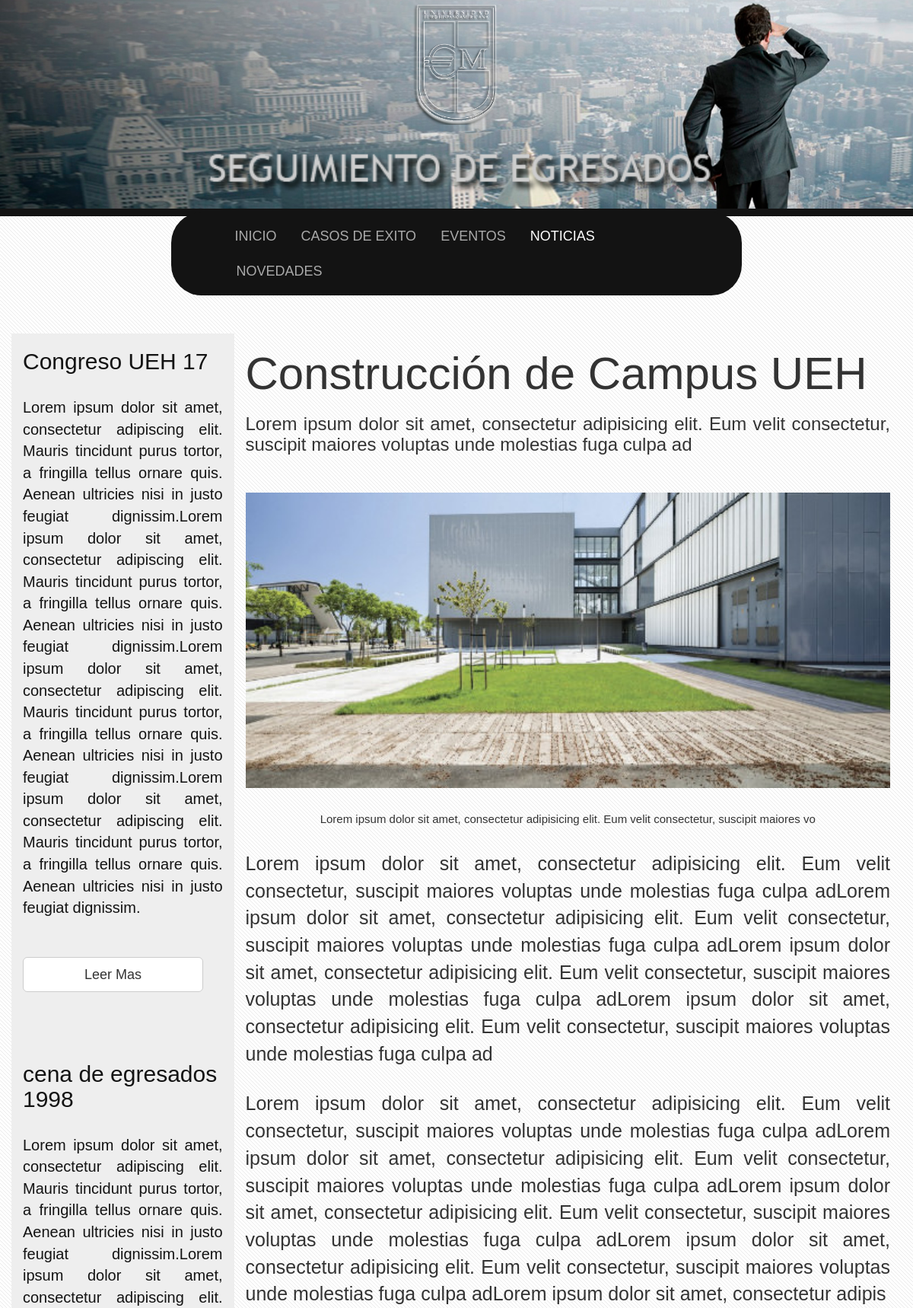
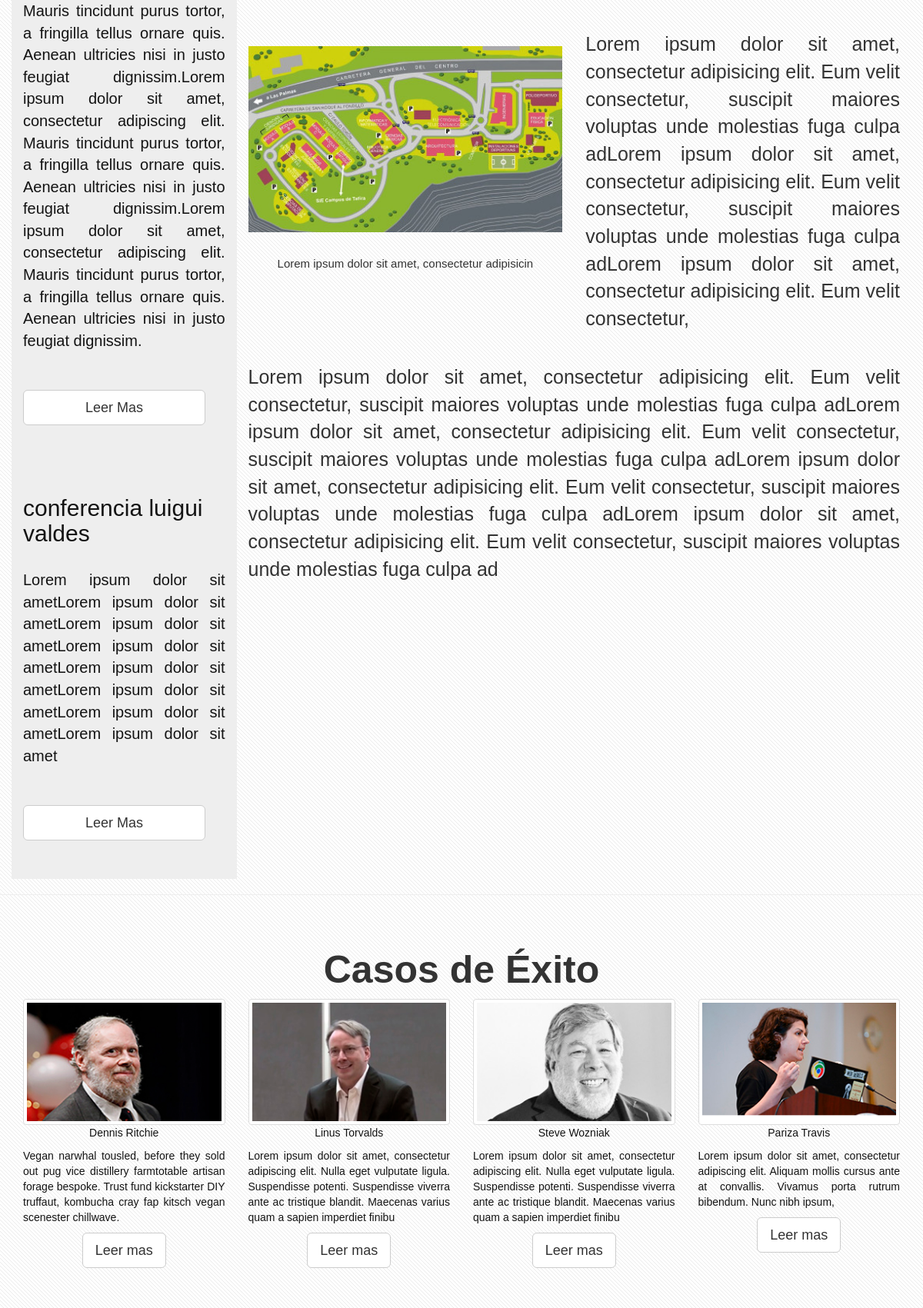
Page /php/noticia-6.php (upper part) on the committed database (2 pictures, top to bottom).
### tables this page shows
CREATE TABLE `eventos` (
  `id_evento` int(11) NOT NULL,
  `titulo` varchar(45) NOT NULL,
  `texto1` text NOT NULL,
  `img1` text NOT NULL,
  `img2` text NOT NULL,
  `img3` text NOT NULL,
  `pieimg1` varchar(100) NOT NULL,
  `pieimg2` varchar(50) NOT NULL,
  `texto2` text NOT NULL,
  `texto3` text NOT NULL,
  `texto4` text NOT NULL,
  `texto5` text NOT NULL,
  `lugar` varchar(50) NOT NULL,
  `direccion` varchar(60) NOT NULL,
  `fecha` varchar(10) NOT NULL,
  `hora` varchar(5) NOT NULL,
  `ciudad` varchar(50) NOT NULL,
  `telefono` varchar(13) NOT NULL,
  `duracion` int(1) NOT NULL,
  `estado` varchar(9) NOT NULL
);

CREATE TABLE `noticias` (
  `id_noticia` int(11) NOT NULL,
  `noticia` varchar(100) NOT NULL,
  `texto1` varchar(200) NOT NULL,
  `img1` text NOT NULL,
  `img2` text NOT NULL,
  `img3` text NOT NULL,
  `imgpie1` varchar(100) NOT NULL,
  `imgpie2` varchar(50) NOT NULL,
  `texto2` text NOT NULL,
  `texto3` text NOT NULL,
  `texto4` text NOT NULL,
  `texto5` text NOT NULL,
  `fecha` varchar(10) NOT NULL,
  `estado` varchar(8) NOT NULL
);

CREATE TABLE `casoexito` (
  `id_caso` int(11) NOT NULL,
  `nombre_caso` varchar(36) NOT NULL,
  `texto1` varchar(200) NOT NULL,
  `img1` text NOT NULL,
  `img2` text NOT NULL,
  `img3` text NOT NULL,
  `imgpie1` varchar(100) NOT NULL,
  `imgpie2` varchar(50) NOT NULL,
  `texto2` text NOT NULL,
  `texto3` text NOT NULL,
  `texto4` text NOT NULL,
  `texto5` text NOT NULL,
  `fecha` varchar(10) NOT NULL,
  `estado` varchar(8) NOT NULL
);

### php/noticia-6.php (the view, shortened to what this page needs)
<?php
include "../config/cabecera-noticia.inc";
include "../config/config.inc";
$conexion = mysqli_connect($servidor, $usuario, $contrasena, $basededatos);
mysqli_set_charset($conexion, "utf8");
$peticion = "SELECT * FROM noticias WHERE estado = 'Activo6' ";
$resultado = mysqli_query($conexion, $peticion);
?>
<div id="caso-exito" class="container">
  <div class="row">
    <div id="side-bar" class="col-xs-3 visible-md visible-lg">
      <?php include "side-bar.inc"; ?>
    </div>
    <div class="col-xs-12 col-md-9">
    <?php while($fila = mysqli_fetch_array($resultado)){
      echo '
      <h1>'.$fila["noticia"].'</h1>
      <h3 class="text-justify">'.$fila["texto1"].'</h3>
      <img class="img-responsive center-block" src="../img/temp/fotonoticia6-1.png" alt="imagen principal">
      <p id="pie-foto-1" class="text-center">'.$fila["imgpie1"].'</p>
      <p  class="text-justify">'.$fila["texto2"].'</p>
      <p  class="text-justify">'.$fila["texto3"].'</p>
      <div id="img-texto" class="row">
        <div class="col-xs-12 col-md-6">
          <img class="center-block img-responsive" src="../img/temp/fotonoticia6-2.png" alt="imagen secundaria">
          <p id="pie-foto-2" class="text-center">'.$fila["imgpie2"].'</p>
        </div>
        <div class="col-xs-12 col-md-6">
          <p class="text-justify">'.$fila["texto4"].'</p>
        </div>
        <div class="col-xs-12">
          <p class="text-justify">'.$fila["texto5"].'</p>
          </div>
          ';
          }
          ?>
      </div>
    </div>
  </div>
</div>
<hr>
<?php include "lideres.inc"; ?>
<?php include "../config/pie-noticia.inc";  ?>

### php/side-bar.inc
<?php
include "../config/config.inc";
$conexion = mysqli_connect($servidor, $usuario, $contrasena, $basededatos);
  mysqli_set_charset($conexion, "utf8");
$peticion5 = "SELECT titulo, texto1 FROM eventos WHERE estado = 'Activo1'";
  $resultado5 = mysqli_query($conexion, $peticion5);
  $peticion6 = "SELECT titulo, texto1 FROM eventos WHERE estado = 'Activo2'";
  $resultado6 = mysqli_query($conexion, $peticion6);
  $peticion7 = "SELECT titulo, texto1 FROM eventos WHERE estado = 'Activo3'";
  $resultado7 = mysqli_query($conexion, $peticion7);
  while($fila5 = mysqli_fetch_array($resultado5)){
    $titulo1 = $fila5["titulo"];
    $texto1 = $fila5["texto1"];
  }
while($fila6 = mysqli_fetch_array($resultado6)){
  $titulo2 = $fila6["titulo"];
  $texto2 = $fila6["texto1"];
}
while($fila7 = mysqli_fetch_array($resultado7)){
  $titulo3 = $fila7["titulo"];
  $texto3 = $fila7["texto1"];
}
?>
<a href="evento-1.php">
<h2><?php echo $titulo1; ?></h2>
<p class="text-justify"><?php echo $texto1; ?></p>
</a>
<a href="evento-1.php"><button class="btn btn-default btn-lg" type="button">Leer Mas</button></a>
<hr>
<a href="evento-1.php">
<h2><?php echo $titulo2; ?></h2>
<p class="text-justify"><?php echo $texto2; ?></p>
</a>
<a href="evento-2.php"><button class="btn btn-default btn-lg" type="button">Leer Mas</button></a>
<hr>
<a href="evento-1.php">
<h2><?php echo $titulo3; ?></h2>
<p class="text-justify"><?php echo $texto3; ?></p>
</a>
<a href="evento-3.php"><button class="btn btn-default btn-lg" type="button">Leer Mas</button></a>

### php/lideres.inc (shortened to what this page needs)
<?php
$peticion4 = "SELECT nombre_caso, texto1, estado FROM casoexito WHERE estado = 'Activo1' || estado = 'Activo2' ||estado = 'Activo3' || estado = 'Activo4' ";
$resultado4 = mysqli_query($conexion, $peticion4);
while($fila4 = mysqli_fetch_array($resultado4)){
  if($fila4["estado"] == 'Activo1'){
    $nombre_caso1 = $fila4["nombre_caso"];
    $texto1 = $fila4["texto1"];
  }
  if($fila4["estado"] == 'Activo2'){
    $nombre_caso2 = $fila4["nombre_caso"];
    $texto2 = $fila4["texto1"];
  }
  if($fila4["estado"] == 'Activo3'){
    $nombre_caso3 = $fila4["nombre_caso"];
    $texto3 = $fila4["texto1"];
  }
  if($fila4["estado"] == 'Activo4'){
    $nombre_caso4 = $fila4["nombre_caso"];
    $texto4 = $fila4["texto1"];
  }
}
 ?>
<div id="lideres-noticia">
  <div class="lideres-noticia container">
    <div class="row">
      <h1 class="text-center">Casos de Éxito</h1>
      <div class="col-xs-12 col-md-3 col-sm-6 seccion-lider">
      <a href="caso-exito-1.php">
        <img class="img-responsive img-thumbnail center-block" src="../img/temp/fotolider1.png" alt="lider euro">
        <p class="text-center"><?php echo $nombre_caso1 ?></p>
        <p class="text-justify"><?php echo $texto1 ?></p>
      </a>
        <a href="caso-exito-1.php"><button class="center-block btn btn-default btn-lg hidden-xs" type="button">Leer mas</button></a>
      </div>
      <div class="col-xs-12 col-md-3 col-sm-6 seccion-lider">
      <a href="caso-exito-2.php">
        <img class="img-responsive img-thumbnail center-block" src="../img/temp/fotolider2.png" alt="lider euro">
        <p class="text-center"><?php echo $nombre_caso2 ?></p>
        <p class="text-justify"><?php echo $texto2 ?></p>
      </a>
        <a href="caso-exito-2.php"><button class="center-block btn btn-default btn-lg hidden-xs" type="button">Leer mas</button></a>
      </div>
      <div class="col-xs-12 col-md-3 col-sm-6 seccion-lider">
      <a href="caso-exito-3.php">
        <img class="img-responsive img-thumbnail center-block" src="../img/temp/fotolider3.png" alt="lider euro">
        <p class="text-center"><?php echo $nombre_caso3 ?></p>
        <p class="text-justify"><?php echo $texto3 ?></p>
        </a>
        <a href="caso-exito-3.php"><button class="center-block btn btn-default btn-lg hidden-xs" type="button">Leer mas</button></a>
      </div>
      <div class="col-xs-12 col-md-3 col-sm-6 seccion-lider">
      <a href="caso-exito-4.php">
        <img class="img-responsive img-thumbnail center-block" src="../img/temp/fotolider4.png" alt="lider euro">
        <p class="text-center"><?php echo $nombre_caso4 ?></p>
        <p class="text-justify"><?php echo $texto4 ?></p>
        </a>
        <a href="caso-exito-4.php"><button class="center-block btn btn-default btn-lg hidden-xs" type="button">Leer mas</button></a>
      </div>
    </div>
  </div>
</div>

### css/caso-exito.css (style rules this page uses)
body { font-family : "Trebuchet MS", Arial, Helvetica, sans-serif; background: #fff url(../img/overlay.png) repeat; }
a:link { text-decoration: none; }
#caso-exito { margin-top: 80px; }
#caso-exito h1, #caso-exito h3, { margin-bottom: 30px; }
#caso-exito img { margin-bottom: 30px; margin-top: 30px; }
#lideres-noticia { margin-top: 50px; margin-bottom: 50px; }
#lideres-noticia p { color: #131313; }
#lideres-noticia .seccion-lider { margin-bottom: 50px; }
#lideres-noticia h1 { font-size: 5rem; font-weight: 900; }
@media (min-width: 1170px) { #caso-exito { margin-top: 100px; } }
@media (min-width: 1170px) { #caso-exito h1 { font-size: 6rem; } }
@media (min-width: 1170px) { #caso-exito img { margin-top: 50px; width: 100%; } }
@media (min-width: 1170px) { #caso-exito p { margin-top: 30px; font-size: 2.5rem; } }
@media (min-width: 1170px) { #caso-exito .row #pie-foto-1 { font-size: 1.5rem; } }
@media (min-width: 1170px) { #caso-exito #img-texto #pie-foto-2 { font-size: 1.5rem; } }
@media (min-width: 1170px) { #side-bar { background-color: #eee; } }
@media (min-width: 1170px) { #side-bar button { padding-left: 80px; padding-right: 80px; margin-bottom: 50px; } }
@media (min-width: 1170px) { #side-bar h2 { color: #131313; } }
@media (min-width: 1170px) { #side-bar p { font-size: 2rem; color: #131313; margin-bottom: 50px; } }

### rows in the picture
eventos: titulo "Congreso UEH 17", texto1 "Lorem ipsum dolor sit amet, consectetur adipiscing elit. Mauris tincidunt purus tortor, a fringilla tellus ornare quis. Aenean ultricies nisi in justo feugiat dignissim.Lorem ipsum dolor sit amet, consectetur adipiscing elit. Mauris tincidunt purus tortor, a fringilla tellus ornare quis. Aenean ultricies nisi in justo feugiat dignissim.Lorem ipsum dolor sit amet, consectetur adipiscing elit. Mauris tincidunt purus tortor, a fringilla tellus ornare quis. Aenean ultricies nisi in justo feugiat dignissim.Lorem ipsum dolor sit amet, consectetur adipiscing elit. Mauris tincidunt purus tortor, a fringilla tellus ornare quis. Aenean ultricies nisi in justo feugiat dignissim."
eventos: titulo "cena de egresados 1998", texto1 "Lorem ipsum dolor sit amet, consectetur adipiscing elit. Mauris tincidunt purus tortor, a fringilla tellus ornare quis. Aenean ultricies nisi in justo feugiat dignissim.Lorem ipsum dolor sit amet, consectetur adipiscing elit. Mauris tincidunt purus tortor, a fringilla tellus ornare quis. Aenean ultricies nisi in justo feugiat dignissim.Lorem ipsum dolor sit amet, consectetur adipiscing elit. Mauris tincidunt purus tortor, a fringilla tellus ornare quis. Aenean ultricies nisi in justo feugiat dignissim.Lorem ipsum dolor sit amet, consectetur adipiscing elit. Mauris tincidunt purus tortor, a fringilla tellus ornare quis. Aenean ultricies nisi in justo feugiat dignissim."
eventos: titulo "conferencia luigui valdes", texto1 "Lorem ipsum dolor sit ametLorem ipsum dolor sit ametLorem ipsum dolor sit ametLorem ipsum dolor sit ametLorem ipsum dolor sit ametLorem ipsum dolor sit ametLorem ipsum dolor sit ametLorem ipsum dolor sit amet"
noticias: noticia "Construcción de Campus UEH", texto1 "Lorem ipsum dolor sit amet, consectetur adipisicing elit. Eum velit consectetur, suscipit maiores voluptas unde molestias fuga culpa ad", imgpie1 "Lorem ipsum dolor sit amet, consectetur adipisicing elit. Eum velit consectetur, suscipit maiores vo", texto2 "Lorem ipsum dolor sit amet, consectetur adipisicing elit. Eum velit consectetur, suscipit maiores voluptas unde molestias fuga culpa adLorem ipsum dolor sit amet, consectetur adipisicing elit. Eum velit consectetur, suscipit maiores voluptas unde molestias fuga culpa adLorem ipsum dolor sit amet, consectetur adipisicing elit. Eum velit consectetur, suscipit maiores voluptas unde molestias fuga culpa adLorem ipsum dolor sit amet, consectetur adipisicing elit. Eum velit consectetur, suscipit maiores voluptas unde molestias fuga culpa ad", texto3 "Lorem ipsum dolor sit amet, consectetur adipisicing elit. Eum velit consectetur, suscipit maiores voluptas unde molestias fuga culpa adLorem ipsum dolor sit amet, consectetur adipisicing elit. Eum velit consectetur, suscipit maiores voluptas unde molestias fuga culpa adLorem ipsum dolor sit amet, consectetur adipisicing elit. Eum velit consectetur, suscipit maiores voluptas unde molestias fuga culpa adLorem ipsum dolor sit amet, consectetur adipisicing elit. Eum velit consectetur, suscipit maiores voluptas unde molestias fuga culpa adLorem ipsum dolor sit amet, consectetur adipis", imgpie2 "Lorem ipsum dolor sit amet, consectetur adipisicin", texto4 "Lorem ipsum dolor sit amet, consectetur adipisicing elit. Eum velit consectetur, suscipit maiores voluptas unde molestias fuga culpa adLorem ipsum dolor sit amet, consectetur adipisicing elit. Eum velit consectetur, suscipit maiores voluptas unde molestias fuga culpa adLorem ipsum dolor sit amet, consectetur adipisicing elit. Eum velit consectetur,", texto5 "Lorem ipsum dolor sit amet, consectetur adipisicing elit. Eum velit consectetur, suscipit maiores voluptas unde molestias fuga culpa adLorem ipsum dolor sit amet, consectetur adipisicing elit. Eum velit consectetur, suscipit maiores voluptas unde molestias fuga culpa adLorem ipsum dolor sit amet, consectetur adipisicing elit. Eum velit consectetur, suscipit maiores voluptas unde molestias fuga culpa adLorem ipsum dolor sit amet, consectetur adipisicing elit. Eum velit consectetur, suscipit maiores voluptas unde molestias fuga culpa ad"
casoexito: nombre_caso "Dennis Ritchie", texto1 "Vegan narwhal tousled, before they sold out pug vice distillery farmtotable artisan forage bespoke. Trust fund kickstarter DIY truffaut, kombucha cray fap kitsch vegan scenester chillwave."
casoexito: nombre_caso "Linus Torvalds", texto1 "Lorem ipsum dolor sit amet, consectetur adipiscing elit. Nulla eget vulputate ligula. Suspendisse potenti. Suspendisse viverra ante ac tristique blandit. Maecenas varius quam a sapien imperdiet finibu"
casoexito: nombre_caso "Steve Wozniak", texto1 "Lorem ipsum dolor sit amet, consectetur adipiscing elit. Nulla eget vulputate ligula. Suspendisse potenti. Suspendisse viverra ante ac tristique blandit. Maecenas varius quam a sapien imperdiet finibu"
casoexito: nombre_caso "Pariza Travis", texto1 "Lorem ipsum dolor sit amet, consectetur adipiscing elit. Aliquam mollis cursus ante at convallis. Vivamus porta rutrum bibendum. Nunc nibh ipsum,"
